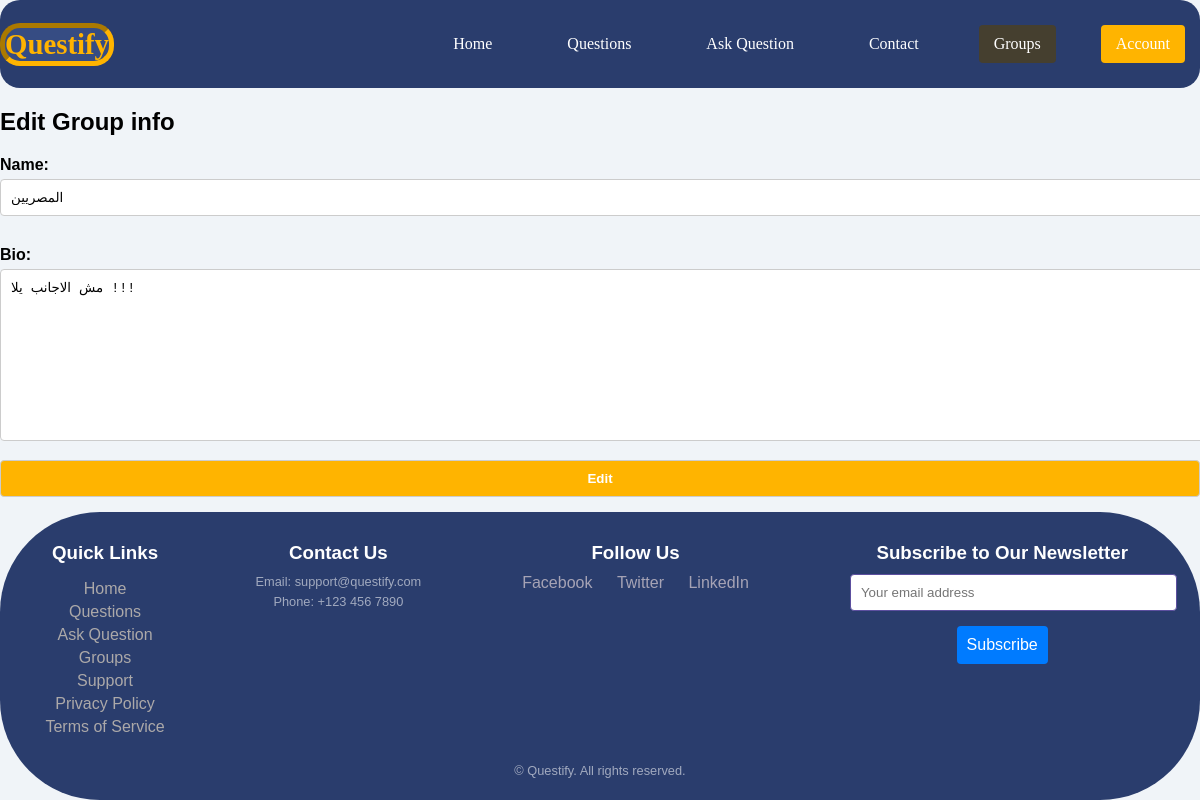
Before: /group/group/edit/2 (signed in) with the older database file.
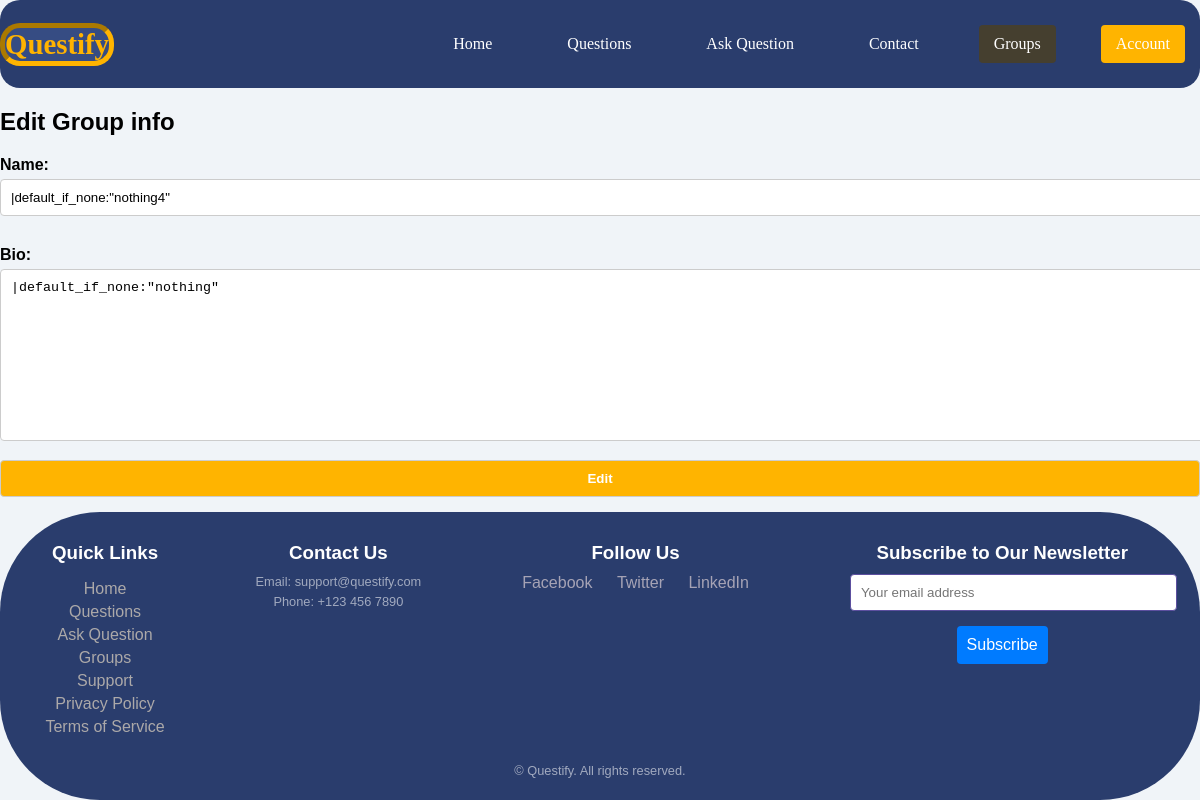
After: the same page with the newer database file.
### group/models.py (models this page shows, shortened)
class Group(models.Model):
    leader      = models.ForeignKey(User,on_delete=models.CASCADE,related_name="Leader",unique=False)
    name        = models.CharField(max_length=50,unique=True)
    bio         = models.TextField(max_length=50,null=True,blank=True)
    created_at  = models.DateTimeField(auto_now=True,auto_created=True,null=True, blank=True)
    members     = models.ManyToManyField(User,blank=True ,related_name="Members",unique=False)
    class Meta:
        get_latest_by =  'created_at'

### group/views.py (the view)
# urls.py: path('group/edit/<int:id>',views.edit_group,name='edit_group'),
@login_required
def edit_group(request,id):
    group = get_object_or_404(Group,pk=id)
    if request.method == 'POST':
        if request.user == group.leader:
            form = AddGroupForm(request.POST,instance=group)
            if form.is_valid() :
                myform = form.save(commit=False)
                myform.leader = request.user
                myform.last_edit = datetime.now()
                myform.save()
                return redirect(('group:group_detail'),id=group.id)
    else:
        form = AddGroupForm(instance=group)
    return render(request,"group/edit_group.html",{"form":form})

### group/form.py
class AddGroupForm(forms.ModelForm):
    class Meta:
        model  = Group
        fields =['name','bio']

### group/templates/group/edit_group.html (shortened to what this page needs)
{% extends "base.html" %}
{% block body %}
<h2>Edit Group info</h2>
<form method="post" >
  {{form}}
  <input type="submit" value="Edit" class='btn-edit-profile' >
</form>
  {% endblock body %}

Changed rows visible on the page:
changed Group: name "المصريين" → "|default_if_none:\"nothing4\""; bio "مش الاجانب يلا !!!" → "|default_if_none:\"nothing\""
